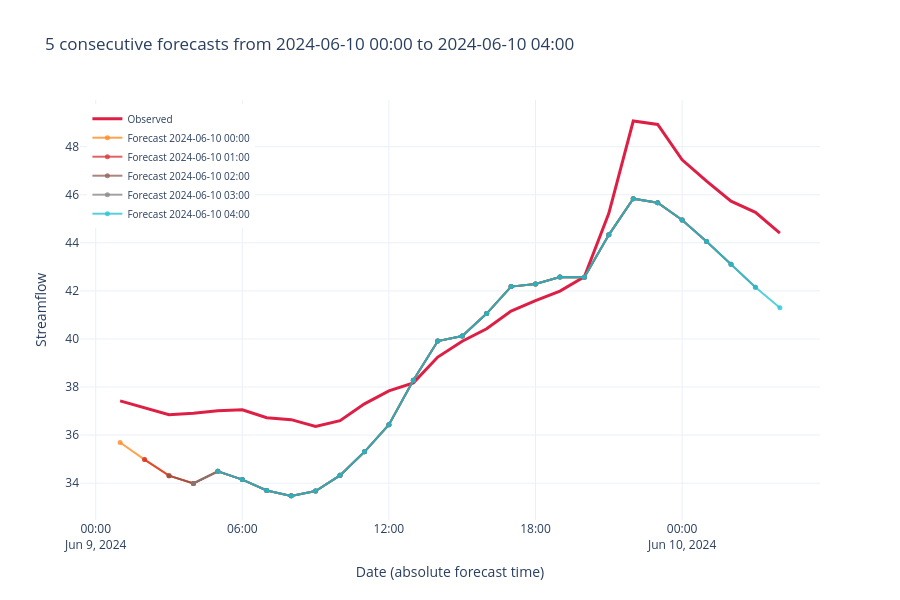

The cell this chart's notebook holds for it:
### Code cell
plot_forecast_horizon_series(
    xr_ds,
    issue_date="2024-06-10 00:00:00",
    n_forecasts=5
).show()
